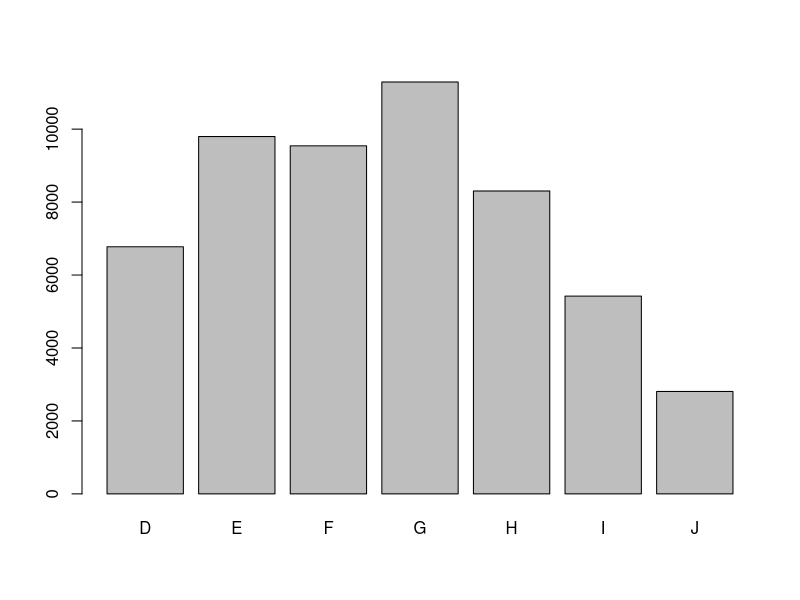

R code for this plot:
library(ggplot2)
data(diamonds)

# part 1
?diamonds

str(diamonds)
summary(diamonds$color)
plot(diamonds$color)
summary(diamonds$cut)
summary(diamonds$clarity)

# part 3
summary(diamonds$price)
sd(diamonds$price)
mad(diamonds$price)

#part 5
